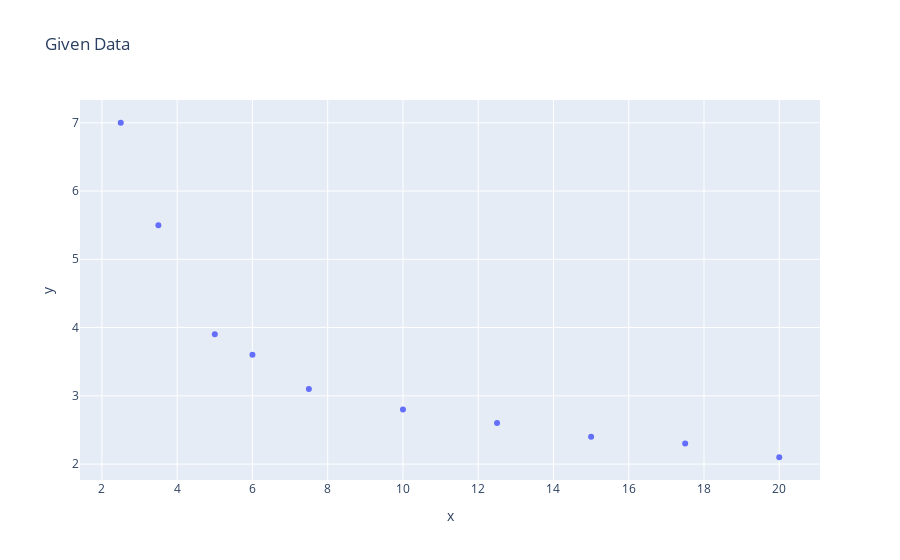

The cell this chart's notebook holds for it:
### Markdown cell above
Below is a scatterplot of the inputs shown above. We're going to try to find an equation that both best fits the points below and one that actually fits all the points below.

### Code cell
data.plot.scatter(x="x", y="y", title="Given Data")

### Figure 1 — Plotly figure (JSON) as saved in the notebook; plotly's stock layout.template omitted (floating-point values rounded to 4 significant figures)
{"data": [{"hovertemplate": "x=%{x}<br>y=%{y}<extra></extra>", "legendgroup": "", "marker": {"color": "#636efa", "symbol": "circle"}, "mode": "markers", "name": "", "orientation": "v", "showlegend": false, "x": [2.5, 3.5, 5.0, 6.0, 7.5, 10.0, 12.5, 15.0, 17.5, 20.0], "xaxis": "x", "y": [7.0, 5.5, 3.9, 3.6, 3.1, 2.8, 2.6, 2.4, 2.3, 2.1], "yaxis": "y", "type": "scatter"}], "layout": {"xaxis": {"anchor": "y", "domain": [0.0, 1.0], "title": {"text": "x"}}, "yaxis": {"anchor": "x", "domain": [0.0, 1.0], "title": {"text": "y"}}, "legend": {"tracegroupgap": 0}, "title": {"text": "Given Data"}}}
